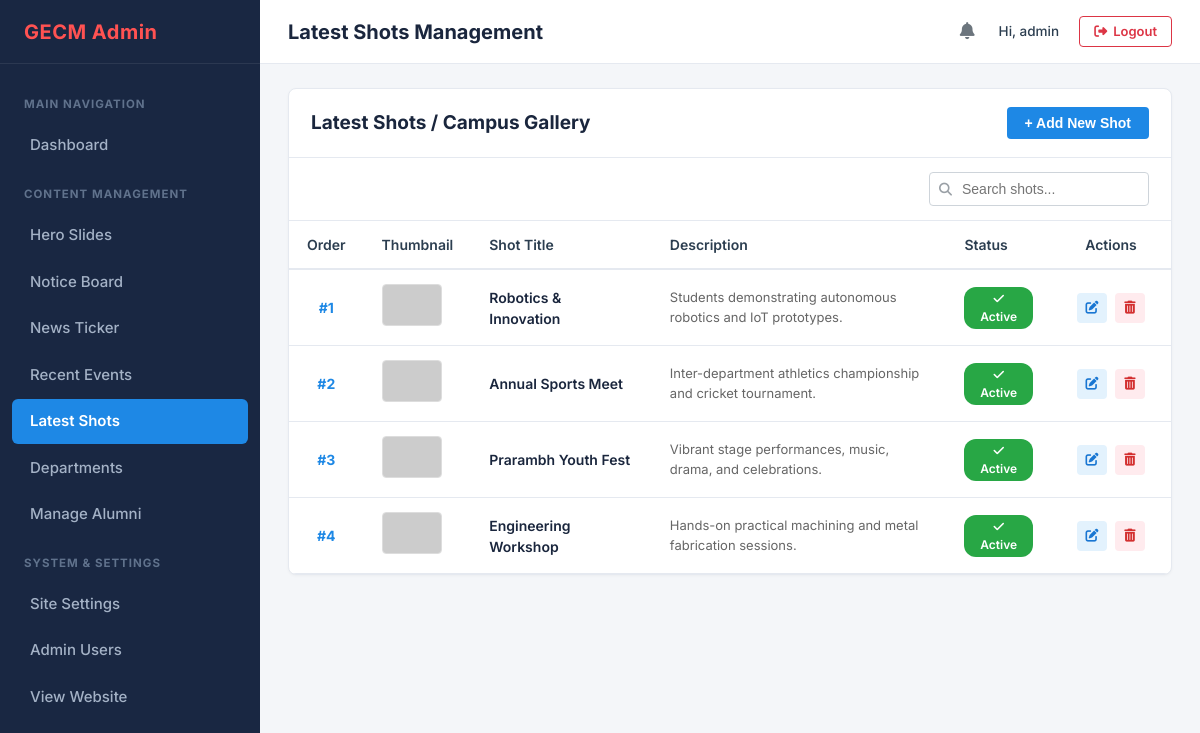
Screenshot of /admin/shots.php (signed in) with the database file from the repository.
### tables this page shows
CREATE TABLE IF NOT EXISTS `latest_shots` (
    `id` INT AUTO_INCREMENT PRIMARY KEY,
    `title` VARCHAR(200) NOT NULL,
    `description` TEXT NOT NULL,
    `image_url` VARCHAR(255) NOT NULL,
    `display_order` INT NOT NULL DEFAULT 0,
    `is_active` TINYINT(1) NOT NULL DEFAULT 1,
    `created_at` TIMESTAMP DEFAULT CURRENT_TIMESTAMP,
    `updated_at` TIMESTAMP DEFAULT CURRENT_TIMESTAMP ON UPDATE CURRENT_TIMESTAMP,
    INDEX `idx_shots_active` (`is_active`, `display_order`)
);

### admin/includes/upload_helper.php (called while the page is built, shortened)
<?php
function getAdminImageSrc($path) {
    if (strpos($path, 'http://') === 0 || strpos($path, 'https://') === 0 || strpos($path, '//') === 0) {
        return $path;
    }
    return '../' . ltrim($path, '/');
}

### admin/shots.php (the view, shortened to what this page needs)
<?php
require_once __DIR__ . '/includes/upload_helper.php';
$pdo = getDBConnection();
$shots = [];
if ($pdo) {
    $stmt = $pdo->query("SELECT * FROM latest_shots ORDER BY display_order ASC, id ASC");
    $shots = $stmt->fetchAll();
}
require_once __DIR__ . '/includes/header.php';
?>
<div class="admin-card">
    <div class="card-top">
        <div class="card-title-group">
            <h2 class="card-title">Latest Shots / Campus Gallery</h2>
        </div>
        <button type="button" class="btn-add-new" onclick="openModal('addShotModal')">
            + Add New Shot
        </button>
    </div>
    <div class="card-actions-row">
        <div class="card-filters" style="margin-left: auto;">
            <div class="search-input-group">
                <i class="fas fa-search"></i>
                <input type="text" class="search-input" placeholder="Search shots..." data-table-search="shotsTable">
            </div>
        </div>
    </div>
    <div class="table-responsive">
        <table class="admin-table" id="shotsTable">
            <thead>
                <tr>
                    <th style="width: 60px;">Order</th>
                    <th style="width: 90px;">Thumbnail</th>
                    <th>Shot Title</th>
                    <th>Description</th>
                    <th>Status</th>
                    <th style="width: 120px; text-align: center;">Actions</th>
                </tr>
            </thead>
            <tbody>
                <?php foreach ($shots as $row): ?>
                <tr data-status="<?= $row['is_active'] ? 'active' : 'inactive' ?>">
                    <td style="font-weight: 700; color: #1e88e5; text-align: center;">#<?= $row['display_order'] ?></td>
                    <td>
                        <img src="<?= htmlspecialchars(getAdminImageSrc($row['image_url'])) ?>" alt="Shot" style="width: 60px; height: 42px; object-fit: cover; border-radius: 4px; border: 1px solid #ddd;" onerror="this.src='https://via.placeholder.com/60x42?text=Shot';">
                    </td>
                    <td style="font-weight: 600; color: #1a263d;">
                        <?= htmlspecialchars($row['title']) ?>
                    </td>
                    <td style="max-width: 320px; color: #666; font-size: 13px;">
                        <?= htmlspecialchars($row['description']) ?>
                    </td>
                    <td>
                        <a href="shots.php?toggle=<?= $row['id'] ?>" title="Click to toggle status">
                            <?php if ($row['is_active']): ?>
                                <span class="badge badge-success"><i class="fas fa-check"></i> Active</span>
                            <?php else: ?>
                                <span class="badge badge-secondary"><i class="fas fa-eye-slash"></i> Inactive</span>
                            <?php endif; ?>
                        </a>
                    </td>
                    <td style="text-align: center;">
                        <div class="table-actions" style="justify-content: center;">
                            <a href="shots.php?edit=<?= $row['id'] ?>" class="btn-table-action btn-edit" title="Edit">
                                <i class="fas fa-edit"></i>
                            </a>
                            <a href="shots.php?delete=<?= $row['id'] ?>" class="btn-table-action btn-delete" title="Delete" onclick="return confirm('Delete this shot?');">
                                <i class="fas fa-trash-alt"></i>
                            </a>
                        </div>
                    </td>
                </tr>
                <?php endforeach; ?>
            </tbody>
        </table>
    </div>
</div>
<?php require_once __DIR__ . '/includes/footer.php'; ?>

### admin/css/admin.css (style rules this page uses)
:root { --admin-sidebar-bg: #192742; --admin-sidebar-hover: rgba(255, 255, 255, 0.08); --admin-sidebar-active: #1e88e5; --admin-sidebar-text: #a4b2c6; --admin-sidebar-text-active: #ffffff; --admin-brand-color: #ff5252; --admin-topbar-bg: #ffffff; --admin-body-bg: #f4f6f9; --admin-card-bg: #ffffff; --admin-border-color: #e5e9f0; --admin-text-main: #2c3e50; --admin-text-muted: #6c757d; --admin-primary: #1e88e5; --admin-success: #28a745; --admin-danger: #dc3545; --admin-warning: #ffc107; --admin-info: #00bcd4; --admin-dark-btn: #495057; --font-family: 'Inter', -apple-system, BlinkMacSystemFont, "Segoe UI", Roboto, "Helvetica Neue", Arial, sans-serif; }
*, *::before, *::after { box-sizing: border-box; margin: 0; padding: 0; }
body { font-family: var(--font-family); background-color: var(--admin-body-bg); color: var(--admin-text-main); line-height: 1.5; font-size: 14px; -webkit-font-smoothing: antialiased; }
a { color: var(--admin-primary); text-decoration: none; transition: color 0.2s ease; }
.admin-card { background-color: var(--admin-card-bg); border: 1px solid var(--admin-border-color); border-radius: 8px; box-shadow: 0 1px 3px rgba(0, 0, 0, 0.04); margin-bottom: 24px; overflow: hidden; }
.card-top { padding: 18px 22px; display: flex; align-items: center; justify-content: space-between; border-bottom: 1px solid var(--admin-border-color); flex-wrap: wrap; gap: 16px; }
.card-title-group { display: flex; align-items: center; gap: 10px; }
.card-title { font-size: 19px; font-weight: 700; color: #1a263d; }
.card-actions-row { padding: 14px 22px; display: flex; align-items: center; justify-content: space-between; flex-wrap: wrap; gap: 14px; background-color: #ffffff; border-bottom: 1px solid var(--admin-border-color); }
.card-filters { display: flex; align-items: center; gap: 12px; flex-wrap: wrap; }
.search-input-group { position: relative; display: flex; align-items: center; }
.search-input-group i { position: absolute; left: 10px; color: #9aa0a6; font-size: 13px; }
.search-input { padding: 8px 12px 8px 32px; border: 1px solid #ced4da; border-radius: 4px; font-size: 14px; outline: none; width: 220px; transition: border-color 0.2s ease, width 0.2s ease; }
.btn-add-new { background-color: var(--admin-primary); color: #ffffff; padding: 8px 18px; border-radius: 4px; font-size: 14px; font-weight: 600; display: inline-flex; align-items: center; gap: 6px; border: none; cursor: pointer; transition: background-color 0.2s ease; }
.table-responsive { width: 100%; overflow-x: auto; }
.admin-table { width: 100%; border-collapse: collapse; text-align: left; font-size: 14px; }
.admin-table th { background-color: #ffffff; color: #2c3e50; font-weight: 600; padding: 13px 18px; border-bottom: 2px solid var(--admin-border-color); white-space: nowrap; font-size: 14px; }
.admin-table td { padding: 14px 18px; border-bottom: 1px solid var(--admin-border-color); color: #495057; vertical-align: middle; font-size: 14px; }
.admin-table tbody tr { transition: background-color 0.15s ease; }
.badge { display: inline-block; padding: 3px 10px; border-radius: 12px; font-size: 12px; font-weight: 600; text-align: center; }
.badge-success { background-color: #28a745; color: #fff; }
.table-actions { display: flex; align-items: center; gap: 8px; }
.btn-table-action { width: 30px; height: 30px; border-radius: 4px; border: none; display: inline-flex; align-items: center; justify-content: center; cursor: pointer; font-size: 13px; transition: opacity 0.2s ease; }
.btn-edit { background-color: #e3f2fd; color: #1976d2; }
.btn-delete { background-color: #ffebee; color: #d32f2f; }

### rows the page displays
latest_shots: display_order "1", title "Robotics & Innovation", description "Students demonstrating autonomous robotics and IoT prototypes.", is_active 1 (drawn)
latest_shots: display_order "2", title "Annual Sports Meet", description "Inter-department athletics championship and cricket tournament.", is_active 1 (drawn)
latest_shots: display_order "3", title "Prarambh Youth Fest", description "Vibrant stage performances, music, drama, and celebrations.", is_active 1 (drawn)
latest_shots: display_order "4", title "Engineering Workshop", description "Hands-on practical machining and metal fabrication sessions.", is_active 1 (drawn)

### other values shown
$page_title "Latest Shots Management"
$admin['username'] "admin"
